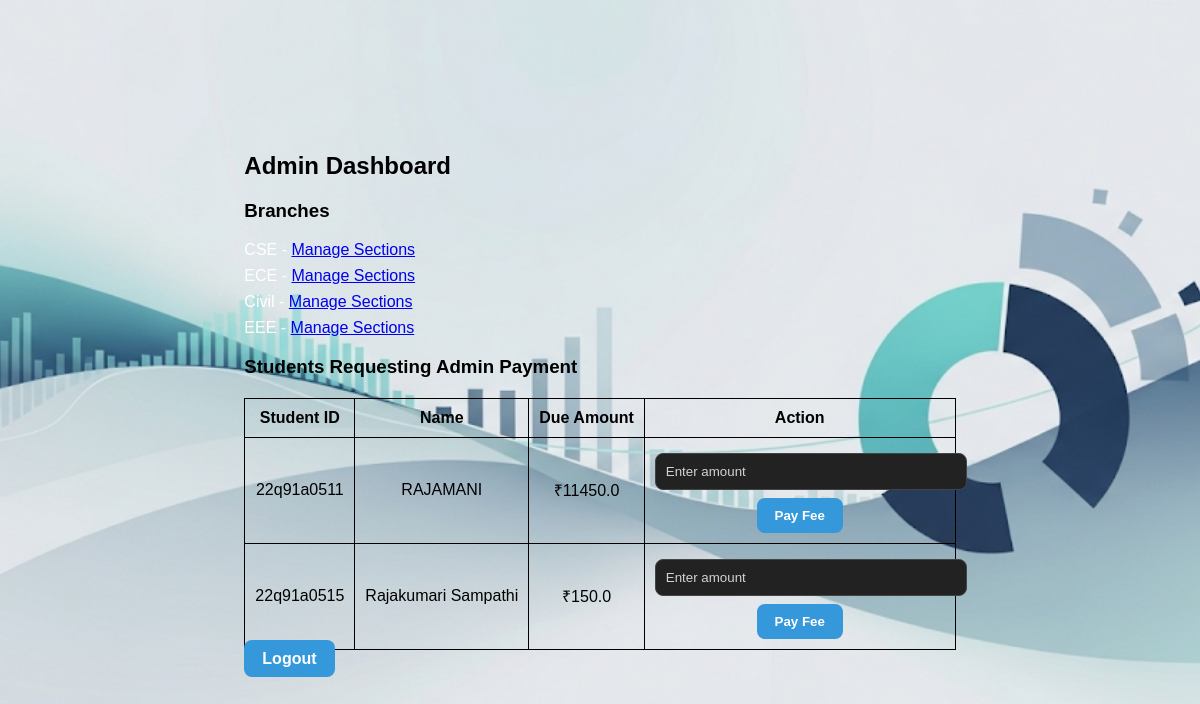
/admin/dashboard (signed in), run on an earlier commit of the app's database.
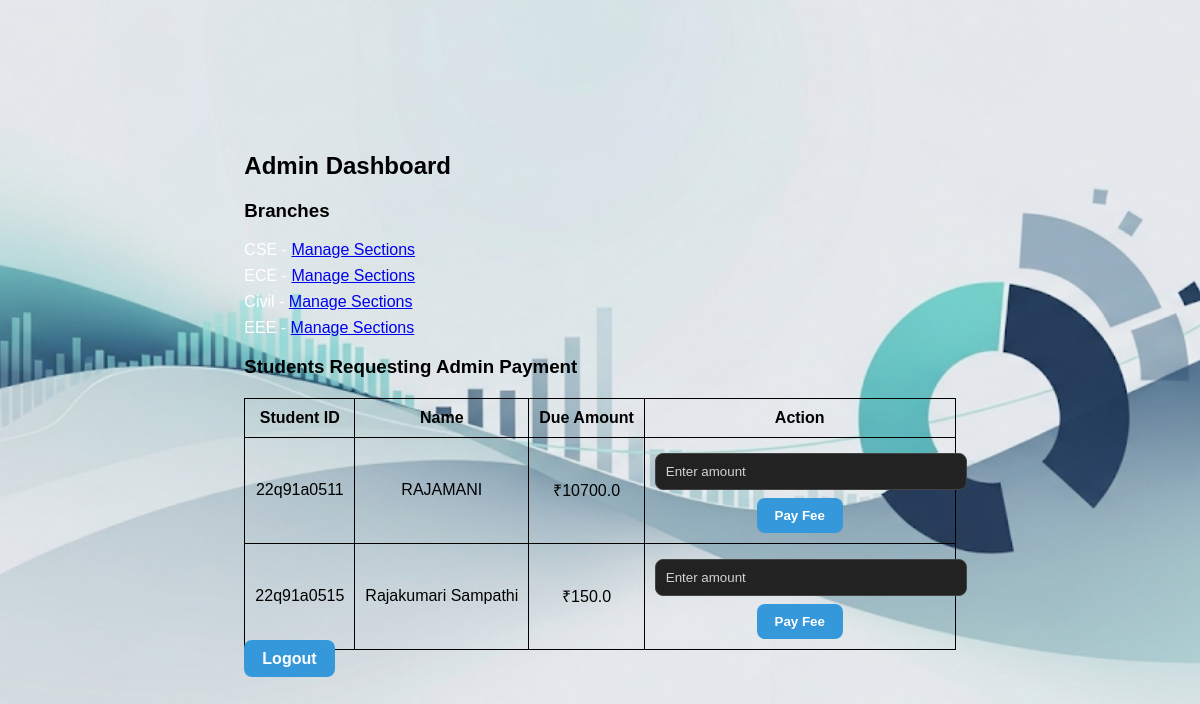
And on a later commit of the database.
### tables this page shows
CREATE TABLE students (
            sid TEXT PRIMARY KEY,
            name TEXT NOT NULL,
            total REAL NOT NULL,
            balance REAL NOT NULL,
            password TEXT NOT NULL
        , branch_id INTEGER, section_id INTEGER, email TEXT, phone TEXT, admin_request INTEGER DEFAULT 0);

### app.py (the view)
@app.route("/admin/dashboard")
def admin_dashboard():
    if "admin" not in session:
        return redirect(url_for("admin_login"))
    with get_db_connection() as conn:
        branches = conn.execute("SELECT * FROM branches").fetchall()
        requested_students = conn.execute("SELECT * FROM students WHERE admin_request=1").fetchall()
    return render_template("admin_dashboard.html", branches=branches, requested_students=requested_students)

### app.py (called while the page is built)
def get_db_connection():
    conn = sqlite3.connect(DB_PATH, timeout=10)
    conn.row_factory = sqlite3.Row
    conn.execute("PRAGMA foreign_keys=ON")
    return conn

### templates/admin_dashboard.html (shortened to what this page needs)
{% extends "base.html" %}
{% block content %}
<div class="content-box">
    <h2>Admin Dashboard</h2>
    <h3>Branches</h3>
    <ul>
        {% for branch in branches %}
            <li>{{ branch['name'] }} -
                <a href="{{ url_for('add_section', branch_id=branch['id']) }}">Manage Sections</a>
            </li>
        {% endfor %}
    </ul>
    <h3>Students Requesting Admin Payment</h3>
    {% if requested_students %}
    <table>
        <tr>
            <th>Student ID</th>
            <th>Name</th>
            <th>Due Amount</th>
            <th>Action</th>
        </tr>
        {% for s in requested_students %}
        <tr>
            <td>{{ s['sid'] }}</td>
            <td>{{ s['name'] }}</td>
            <td>₹{{ s['balance'] }}</td>
            <td>
                <form method="post" action="{{ url_for('admin_pay_fee', sid=s['sid']) }}">
                    <input type="number" name="amount" placeholder="Enter amount" required>
                    <button type="submit" class="btn btn-success">Pay Fee</button>
                </form>
            </td>
        </tr>
        {% endfor %}
    </table>
    {% else %}
    <p>No students requesting payment.</p>
    {% endif %}
    <a href="{{ url_for('admin_logout') }}" class="btn btn-danger">Logout</a>
</div>
{% endblock %}

What changed in the data, as far as the page shows it:
changed students "RAJAMANI": balance "11450.0" → "10700.0"
